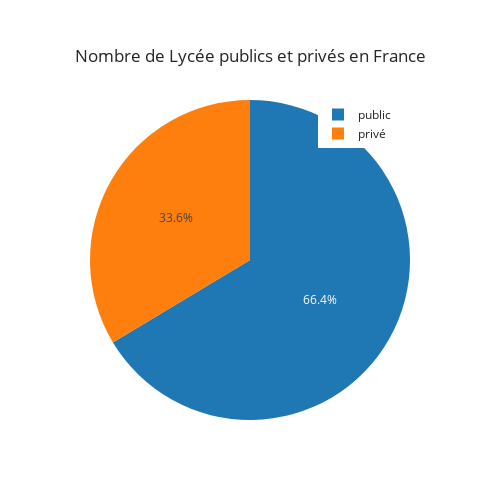

The cell this chart's notebook holds for it:
### Code cell
#Number of public high schools in the dataframe
count_public = (ips_res_df["Secteur"]=="public").sum()
#Number of private high schools in the dataframe
count_privé = (ips_res_df["Secteur"]=="privé sous contrat").sum()

#Pie chart showing proportion of public/private high schools in dataframe
fig = go.Figure(data=[go.Pie(labels=['privé', 'public'], values=[count_privé, count_public])])
fig.update_layout(autosize=True,width=500,height=500,showlegend=True, template="simple_white",
                  title={'text': "Nombre de Lycée publics et privés en France",'y':0.90, 'x':0.5,'xanchor': 'center','yanchor': 'top'},
                  legend=dict(yanchor="top",y=1,xanchor="left",x=0.7))
fig.show()

### Figure 1 — Plotly figure (JSON) as saved in the notebook; plotly's stock layout.template omitted (floating-point values rounded to 4 significant figures)
{"data": [{"labels": ["privé", "public"], "type": "pie", "values": [4646, 9174]}], "layout": {"autosize": true, "height": 500, "legend": {"x": 0.7, "xanchor": "left", "y": 1, "yanchor": "top"}, "showlegend": true, "title": {"text": "Nombre de Lycée publics et privés en France", "x": 0.5, "xanchor": "center", "y": 0.9, "yanchor": "top"}, "width": 500}}
